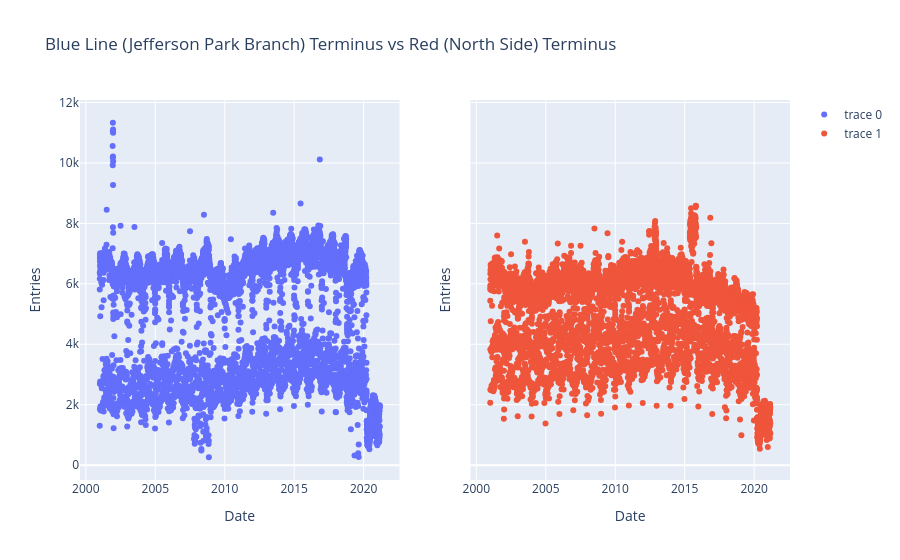

The cell this chart's notebook holds for it:
### Markdown cell above
## b) Now create a side-by-side figure showing the data with a shared y-axis

### Code cell
# Create the figure and add the traces
# I will use Plotly's "make_subplots" method (imported above).
# Define the number of rows and columns, the column_widths, spacing, and here I will share the y axis.

# Sharing the y axis means that if you zoom/pan on one plot, the other will also zoom/pan.
fig = make_subplots(rows = 1, cols = 2, column_widths = [2,2], horizontal_spacing = 0.1, shared_yaxes = True)

# Add the first trace and update the axes.
# Note that I specify which row and column within each of these commands.
fig.add_trace(trace_CTA, row = 1, col = 1)

fig.update_xaxes(title = 'Date', row = 1, col = 1)
fig.update_yaxes(title = 'Entries', row = 1, col = 1)

# Add the second trace and update the axes.
fig.add_trace(trace_CTA_r, row = 1, col = 2)

fig.update_xaxes(title = 'Date', row = 1, col = 2)
fig.update_yaxes(title = 'Entries', row = 1, col = 2)

# Provide an overall title to the figure.
fig.update_layout(title_text = 'Blue Line (Jefferson Park Branch) Terminus vs Red (North Side) Terminus')

# Show the final result
fig.show()

### Figure 1 — Plotly figure (JSON) as saved in the notebook; plotly's stock layout.template omitted (floating-point values rounded to 4 significant figures; data arrays with more than 128 entries replaced by an {"elided": "..."} marker saying what was removed)
{"data": [{"hoverlabel": {"bgcolor": "white"}, "hovertemplate": "date: %{x}, rides: %{y}", "mode": "markers", "text": "Blue Line", "type": "scatter", "x": {"elided": "7369 str values"}, "xaxis": "x", "y": {"elided": "7369 int values"}, "yaxis": "y"}, {"hoverlabel": {"bgcolor": "white"}, "hovertemplate": "date: %{x}, rides: %{y}", "mode": "markers", "text": "Red Line", "type": "scatter", "x": {"elided": "7372 str values"}, "xaxis": "x2", "y": {"elided": "7372 int values"}, "yaxis": "y2"}], "layout": {"title": {"text": "Blue Line (Jefferson Park Branch) Terminus vs Red (North Side) Terminus"}, "xaxis": {"anchor": "y", "domain": [0, 0.45], "title": {"text": "Date"}}, "xaxis2": {"anchor": "y2", "domain": [0.55, 1], "title": {"text": "Date"}}, "yaxis": {"anchor": "x", "domain": [0, 1], "title": {"text": "Entries"}}, "yaxis2": {"anchor": "x2", "domain": [0, 1], "matches": "y", "showticklabels": false, "title": {"text": "Entries"}}}}
